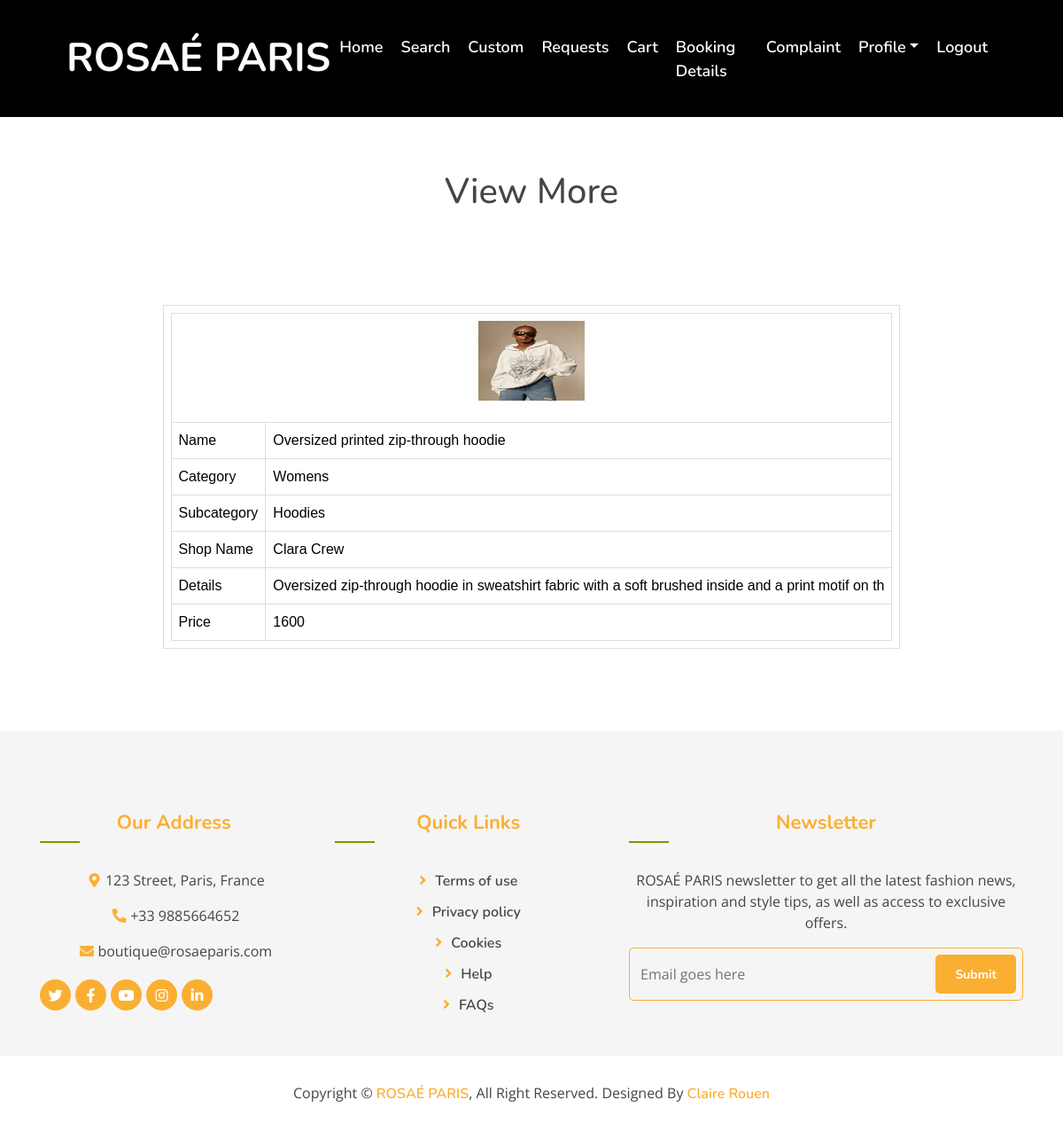
Screenshot of /Project/User/ViewMore.php?id=5 with the database file from the repository.
### tables this page shows
CREATE TABLE `tbl_product` (
  `product_id` int(11) NOT NULL,
  `product_name` varchar(100) NOT NULL,
  `product_photo` varchar(100) NOT NULL,
  `product_details` varchar(100) NOT NULL,
  `product_price` int(11) NOT NULL,
  `shop_id` int(11) NOT NULL,
  `subcategory_id` int(11) NOT NULL
);

CREATE TABLE `tbl_category` (
  `category_id` int(11) NOT NULL,
  `category_name` varchar(100) NOT NULL
);

CREATE TABLE `tbl_subcategory` (
  `subcategory_id` int(11) NOT NULL,
  `subcategory_name` varchar(100) NOT NULL,
  `category_id` int(11) NOT NULL
);

CREATE TABLE `tbl_shop` (
  `shop_id` int(11) NOT NULL,
  `shop_name` varchar(100) NOT NULL,
  `shop_contact` varchar(100) NOT NULL,
  `shop_address` varchar(100) NOT NULL,
  `shop_email` varchar(100) NOT NULL,
  `place_id` int(11) NOT NULL,
  `shop_photo` varchar(100) NOT NULL,
  `shop_proof` varchar(100) NOT NULL,
  `shop_status` varchar(100) NOT NULL DEFAULT '0',
  `shop_password` varchar(100) NOT NULL,
  `shop_doj` int(11) NOT NULL
);

### Project/User/ViewMore.php (the view, shortened to what this page needs)
<?php
include("Head.php");
include("../Assets/Connection/Connection.php");
$selQry="select * from tbl_product p inner join tbl_subcategory s on p.subcategory_id= s.subcategory_id inner join tbl_category c on s. category_id=s.category_id  inner join tbl_shop k on p. shop_id= p.shop_id where product_id = '".$_GET["id"]."' ";
 $res=$Conn->query($selQry);
	  if($row=$res->fetch_assoc())
	  {
?>
<!DOCTYPE html PUBLIC "-//W3C//DTD XHTML 1.0 Transitional//EN" "http://www.w3.org/TR/xhtml1/DTD/xhtml1-transitional.dtd">
<html xmlns="http://www.w3.org/1999/xhtml">
<head>
</head>
<body>
<div align="center">
<h1 align="center">View More</h1>
<br><br><br><br>
<div id="tab">
<form id="form1" name="form1" method="post" action="">
  <table  border="1" align="center">
  <tr>
    <td><table  border="1" align="center">
      <tr>
        <td colspan="2" align="center"><pc><img src="../Assets/Files/Photo/<?php echo $row["product_photo"];?>" width="120" height="90"/></p></td>
      </tr>
      <tr>
        <td >Name</td>
        <td ><?php echo $row["product_name"];?></td>
      </tr>
      <tr>
        <td>Category</td>
        <td><?php echo $row["category_name"];?></td>
      </tr>
      <tr>
        <td>Subcategory</td>
        <td><?php echo $row["subcategory_name"];?></td>
      </tr>
      <tr>
        <td>Shop Name</td>
        <td><?php echo $row["shop_name"];?></td>
      </tr>
      <tr>
        <td>Details</td>
        <td><?php echo $row["product_details"];?></td>
      </tr>
      <tr>
        <td>Price</td>
        <td><?php echo $row["product_price"];?></td>
      </tr>
    </table></td>
  </tr>
  </table>
</form>
</div>
</body>
<?php
}
include("Foot.php");
?>
</html>

### Project/Assets/Template/Main/css/style.css (style rules this page uses)
body { color: #757575; background: #ffffff; font-family: 'open sans', sans-serif; }
h1, h2, h3, h4, h5, h6 { color: #454545; font-family: 'Nunito', sans-serif; }

### Project/Assets/Template/form.css (style rules this page uses)
#tab { font-family: "Trebuchet MS", Arial, Helvetica, sans-serif; border-collapse: collapse; width: 100%; }
#tab td, #tab th { border: 1px solid #ddd; padding: 8px; color: black; }

### rows the page displays
tbl_product: product_photo (picture), product_name "Oversized printed zip-through hoodie", product_details "Oversized zip-through hoodie in sweatshirt fabric with a soft brushed inside and a print motif on th", product_price "1600"
tbl_category: category_name "Womens"
tbl_subcategory: subcategory_name "Hoodies"
tbl_shop: shop_name "Clara Crew"
